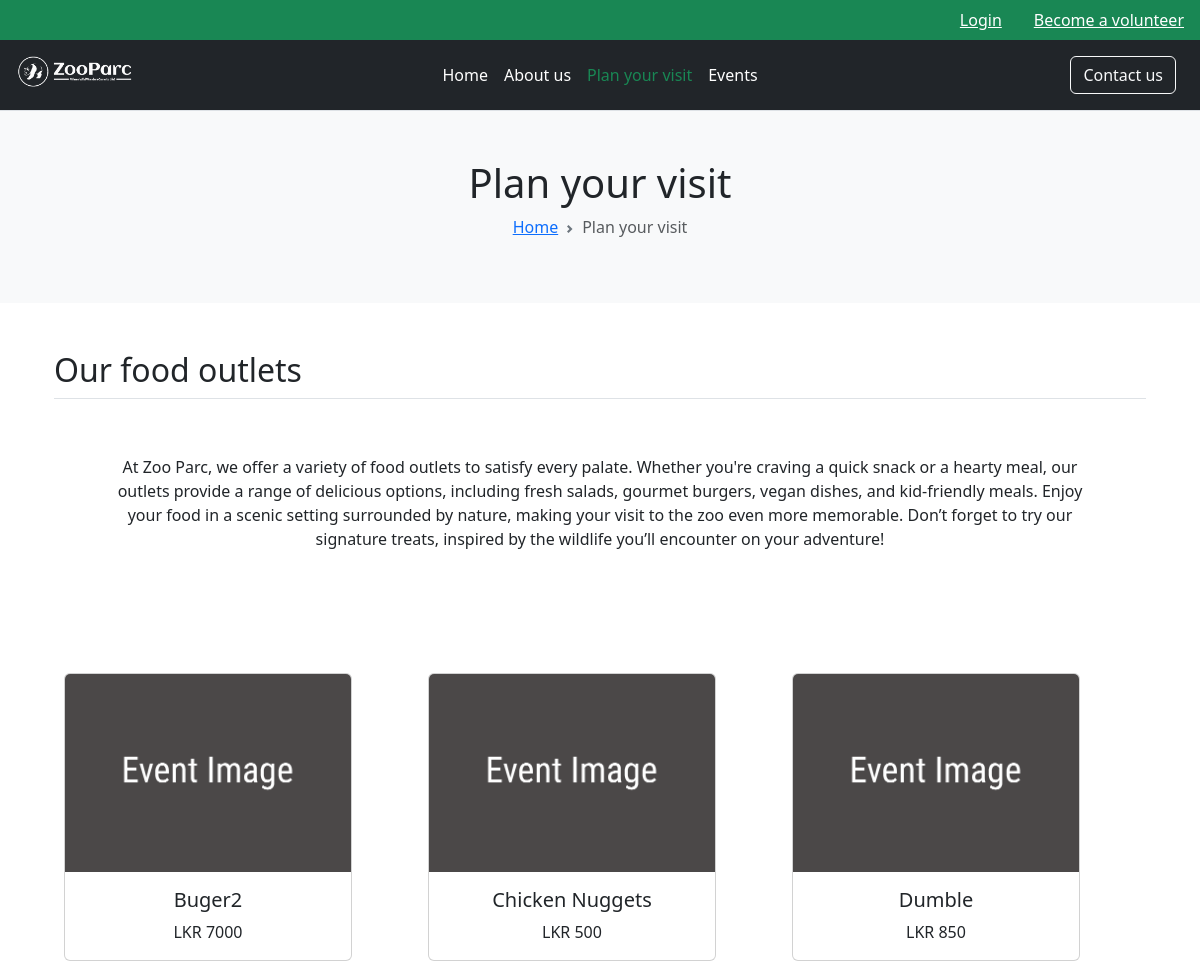
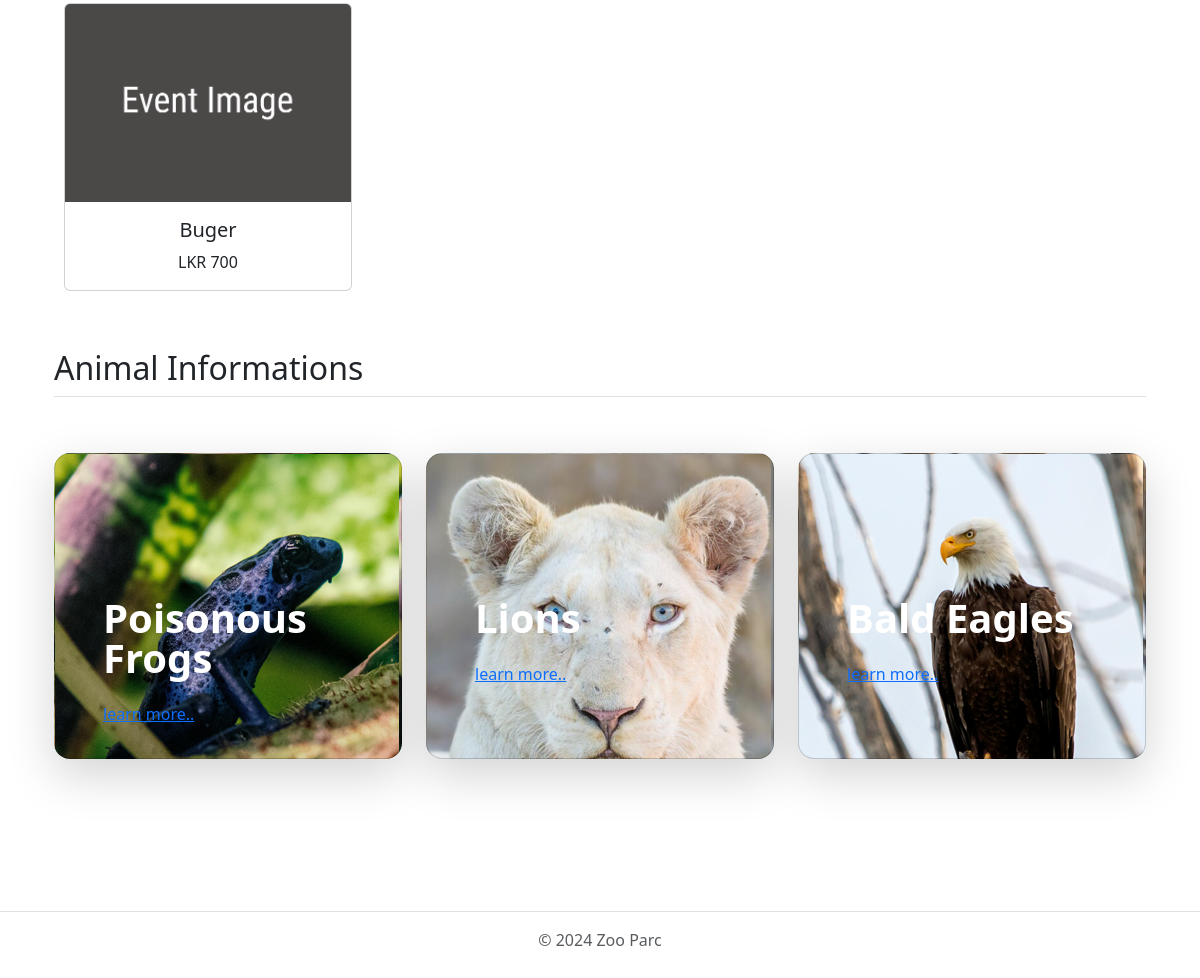
Page /plan-your-visit.php on the committed database (2 pictures, top to bottom).
### tables this page shows
CREATE TABLE `food_outlet` (
  `id` int NOT NULL,
  `name` char(50) NOT NULL,
  `price` double NOT NULL,
  `image` varchar(255) NOT NULL
);

CREATE TABLE `information` (
  `id` int NOT NULL,
  `name` varchar(255) NOT NULL,
  `short_description` varchar(255) NOT NULL,
  `description` varchar(2550) NOT NULL,
  `image` varchar(255) NOT NULL
);

### components/foodOutlets.php (the view)
<?php
try {
  $conn = connection::getConnection();
  $stmt = $conn->prepare("SELECT * FROM food_outlet");
  $stmt->execute();
  $events = $stmt->fetchAll(PDO::FETCH_ASSOC);
} catch (Exception $ex) {
  echo "Error: " . $ex->getMessage();
}
?>
<div class="row">
  <?php foreach ($events as $event): ?>
    <div class="col">
    <div class="card" style="width: 18rem; margin: 10px;">
      <img src="<?php echo './images/food-images/' . $event['image']; ?>" class="card-img-top" alt="<?php echo htmlspecialchars($event['name']); ?>">
      <div class="card-body">
        <h5 class="card-title"><?php echo htmlspecialchars($event['name']); ?></h5>
        <p class="card-text">LKR <?php echo htmlspecialchars($event['price']); ?></p>
      </div>
    </div>
    </div>
  <?php endforeach; ?>
</div>

### components/info-card.php
<?php
try {
    $conn = connection::getConnection();
    $stmt = $conn->prepare("SELECT * FROM information");
    $stmt->execute();
    $informations = $stmt->fetchAll(PDO::FETCH_ASSOC);
} catch (Exception $ex) {
    echo "Error: " . $ex->getMessage();
}
?>
<?php foreach ($informations as $information): ?>
    <div class="col">
        <div class="card card-cover h-100 overflow-hidden text-bg-dark rounded-4 shadow-lg"
            style="background-image: url('<?php echo './images/info-images/' . $information['image']; ?>');"
            class="card-img-top"
            alt="<?php echo htmlspecialchars($information['name']); ?>">
            <div class="d-flex flex-column h-100 p-5 pb-3 text-white text-shadow-1">
                <h3 class="pt-5 mt-5 mb-4 display-6 lh-1 fw-bold"><?php echo htmlspecialchars($information['name']); ?></h3>
                <p><a class="link-opacity-10-hover" href="info.php?id=<?php echo $information['id']; ?>">learn more..</a></p>
            </div>
        </div>
    </div>
<?php endforeach; ?>

### rows in the picture
food_outlet: image (picture), name "Buger2", price "7000"
food_outlet: image (picture), name "Chicken Nuggets", price "500"
food_outlet: image (picture), name "Dumble", price "850"
food_outlet: image (picture), name "Buger", price "700"
information: image (picture), name "Poisonous Frogs"
information: image (picture), name "Lions"
information: image (picture), name "Bald Eagles"

### other values in the picture
$page "Plan your visit"
